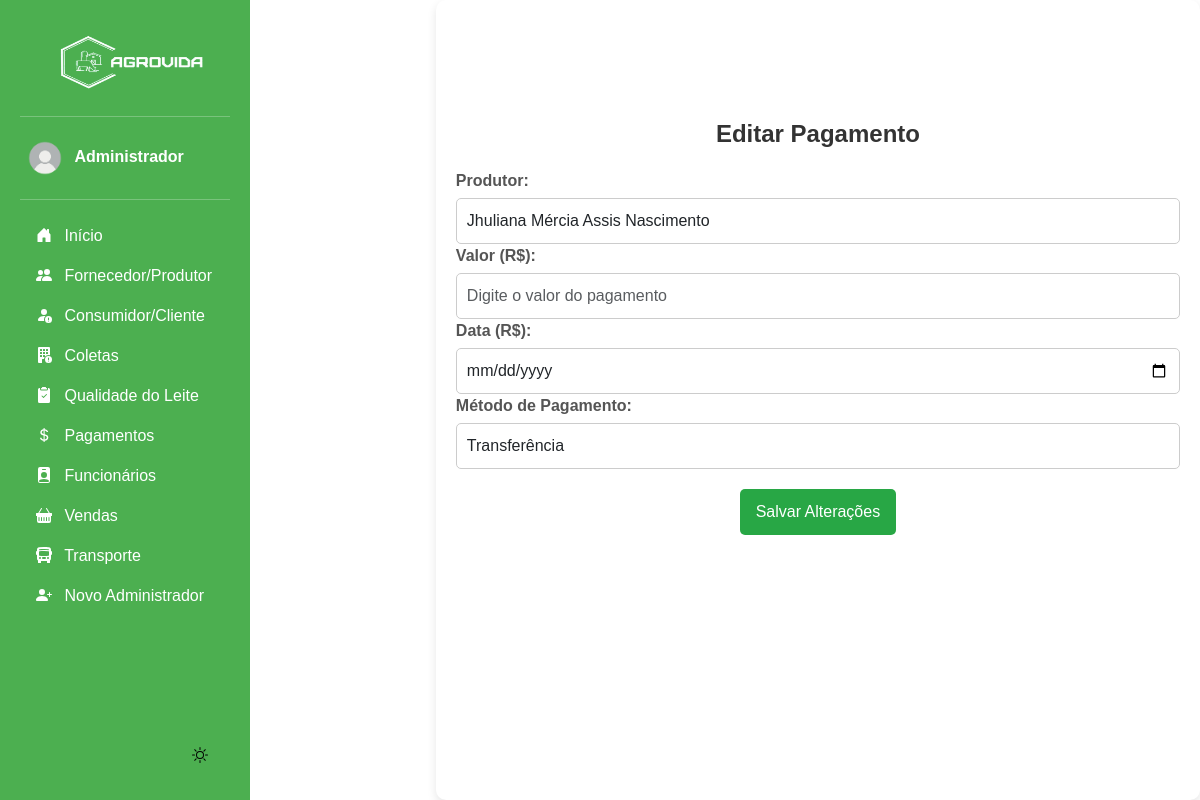
/editar_pagamentos/8/ (signed in), run on the app's committed database.
### app/models.py (models this page shows, shortened)
class Pagamento(models.Model):
    produtor = models.ForeignKey(Produtor, on_delete=models.CASCADE)
    data_pagamento = models.DateField(blank=True, null=True)  # Agora a data pode ser inserida manualmente
    valor = models.DecimalField(max_digits=10, decimal_places=2)
    METODO_CHOICES = [
        ('Pix', 'Pix'),
        ('Boleto', 'Boleto'),
        ('Transferência', 'Transferência'),
    ]
    metodo_pagamento = models.CharField(max_length=15, choices=METODO_CHOICES)

class Produtor(models.Model):
    nome = models.CharField(max_length=100)
    fazenda = models.CharField(max_length=150)
    localizacao = models.CharField(max_length=255)
    telefone = models.CharField(max_length=20)
    ativo = models.BooleanField(default=True)  # Campo para verificar se o produtor está ativo

### app/views.py (the view, shortened to what this page needs)
# urls.py: path('editar_pagamentos/<int:pagamento_id>/', views.editar_pagamento, name='editar_pagamento'),
@login_required(login_url='login_index')
def editar_pagamento(request, pagamento_id):
    pagamento = get_object_or_404(Pagamento, id=pagamento_id)
    produtores = Produtor.objects.all()
    return render(request, 'app/editar_pagamento.html', {'pagamento': pagamento, 'produtores': produtores})

### app/templates/app/editar_pagamento.html (shortened to what this page needs)
{% extends "base.html" %}
{% load static %}
{% block content %}
    <div class="form-container">
        <h2 class="form-title text-center">Editar Pagamento</h2>
        <form method="POST">
        <div class="form-group">
            <label for="produtor">Produtor:</label>
            <select id="produtor" name="produtor" class="form-control input-large" >
                {% for produtor in produtores %}
                    <option value="{{ produtor.id }}" {% if pagamento.produtor.id == produtor.id %}selected{% endif %}>{{ produtor.nome }}</option>
                {% endfor %}
            </select>
            <label for="valor">Valor (R$):</label>
            <input type="number" id="valor" name="valor" class="form-control input-large" placeholder="Digite o valor do pagamento" step="0.01" value="{{ pagamento.valor }}">
            <label for="data_pagamento">Data (R$):</label>
            <input type="date" id="data_pagamento" name="data_pagamento" class="form-control input-large" placeholder="Digite o valor do pagamento" step="0.01">
            <label for="metodo_pagamento">Método de Pagamento:</label>
            <select id="metodo_pagamento" name="metodo_pagamento" class="form-control input-large">
                <option value="Transferência" {% if pagamento.metodo_pagamento == "Transferência" %}selected{% endif %}>Transferência</option>
            </select>
        </div>
        <button type="submit" class="btn btn-add">Salvar Alterações</button>
        </form>
    </div>
{% endblock %}

### base/templates/modulos/sidebar.html (shortened to what this page needs)
{% load static %}
<body>
<div class="container-sidebar">
    <div id="sidebar" class="sidebar">
        <img src="{% static 'img/logo.png' %}" alt="Logo" width="200" height="80" class="logo">
        <hr>
            <a href="#" class="nav-link text-white" data-bs-toggle="dropdown" aria-expanded="false" style="border-radius: 10px;">
                <img src="{% static "img/usuario.png" %}" alt="" width="50" height="50" class="rounded-circle">
                <strong>{{ request.user.first_name }}</strong>
            </a>
        <hr>
        <ul class="nav nav-pills flex-column mb-auto">
            <li>
                <a href="{% url "dashboard" %}" class="nav-link text-white">
                    <svg class="bi pe-none me-2" width="16" height="16"><use xlink:href="#home"/></svg>
                    Início
                </a>
            </li>
            <li>
                <a href="{% url "listar_produtor" %}" class="nav-link text-white">
                    <svg class="bi pe-none me-2" width="16" height="16"><use xlink:href="#produtores"/></svg>
                    Fornecedor/Produtor
                </a>
            </li>
            <li>
                <a href="{% url "listar_cliente" %}" class="nav-link text-white">
                    <svg class="bi pe-none me-2" width="16" height="16"><use xlink:href="#clientes"/></svg>
                    Consumidor/Cliente
                </a>
            </li>
            <li>
                <a href="{% url "listar_coleta" %}" class="nav-link text-white">
                    <svg class="bi pe-none me-2" width="16" height="16"><use xlink:href="#coleta"/></svg>
                    Coletas
                </a>
            </li>
            <li>
                <a href="{% url "listar_qualidade" %}" class="nav-link text-white">
                    <svg class="bi pe-none me-2" width="16" height="16"><use xlink:href="#qualidade"/></svg>
                    Qualidade do Leite
                </a>
            </li>
            <li>
                <a href="{% url "listar_pagamentos" %}" class="nav-link text-white">
                    <svg class="bi pe-none me-2" width="16" height="16"><use xlink:href="#dinheiro"/></svg>
                    Pagamentos
                </a>
            </li>
            <li>
                <a href="{% url "listar_funcionarios" %}" class="nav-link text-white">
                    <svg class="bi pe-none me-2" width="16" height="16"><use xlink:href="#funcionario"/></svg>
                    Funcionários
                </a>
            </li>
            <li>
                <a href="{% url "listar_vendas" %}" class="nav-link text-white">
                    <svg class="bi pe-none me-2" width="16" height="16"><use xlink:href="#venda"/></svg>
                    Vendas
                </a>
            </li>
            <li>
                <a href="{% url "listar_transporte" %}" class="nav-link text-white">
                    <svg class="bi pe-none me-2" width="16" height="16"><use xlink:href="#transporte"/></svg>
                    Transporte
                </a>
            </li>
            <li>
                <a href="{% url "cadastrar_admin" %}" class="nav-link text-white">
                    <svg class="bi pe-none me-2" width="16" height="16"><use xlink:href="#admin"/></svg>
                    Novo Administrador
                </a>
            </li>
        </ul>
        <button id="theme-toggle">
        <svg id="theme-icon" width="24" height="24" fill="currentColor"></svg>
        </button>
    </div>
    <div class="b-example-divider b-example-vr"></div>
    </div>
</body>

### base/static/css/inicio.css (style rules this page uses)
html, body { font-family: Arial, sans-serif; transition: background 0.3s, color 0.3s; height: 100vh; width: 100vw; margin: 0; display: flex; }
.b-example-divider { width: 100%; height: 3rem; }
.b-example-vr { flex-shrink: 0; width: 1.5rem; height: 100vh; }
.bi { vertical-align: -.125em; fill: currentColor; }
.nav-link { color: #222222; }
li { display: flex; width: 100%; }
.form-container { width: 800px; padding: 20px; background: #fff; border-radius: 10px; box-shadow: 0 4px 10px rgba(0, 0, 0, 0.1); margin-left: 150px; }
.form-title { font-size: 24px; font-weight: bold; margin-bottom: 20px; margin-top: 100px; color: #333; }
.form-group { text-align: left; margin-bottom: 15px; }
.form-group label { font-weight: bold; display: block; margin-bottom: 5px; color: #555; }
.form-control { width: 100%; padding: 10px; border: 1px solid #ccc; border-radius: 5px; font-size: 16px; transition: all 0.3s ease; height: auto; }
.btn { padding: 8px 12px; text-decoration: none; border-radius: 5px; transition: all 0.3s ease; }
.btn-add { display: block; width: max-content; margin: 20px auto; background: #28a745; color: white; padding: 10px 15px; font-size: 16px; }
#theme-toggle { display: flex; justify-content: end; align-items: end; border: none; cursor: pointer; background-color: transparent; }
#theme-icon { width: 32px; height: 32px; fill: currentColor; }
[data-bs-theme="light"] { background: #ffffff; color: #121212; transition: all 0.3s ease-in-out; }

### base/static/css/sidebar.css (style rules this page uses)
.sidebar { width: 250px; background: #4CAF50; padding: 20px; height: 100vh; color: white; position: fixed; left: 0; top: 0; bottom: 0; overflow-y: auto; display: flex; flex-direction: column; z-index: 1000; }
.container-sidebar { height: 100vh; width: 300px; }

### data on the page
Pagamento: produtor "Jhuliana Mércia Assis Nascimento", metodo_pagamento "Transferência"

### other printed values
{{ request.user.first_name }} "Administrador"
